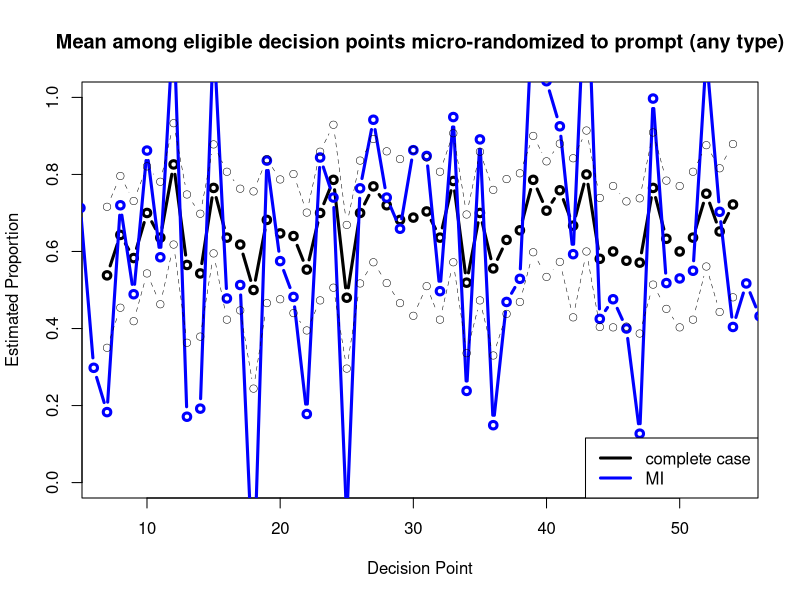
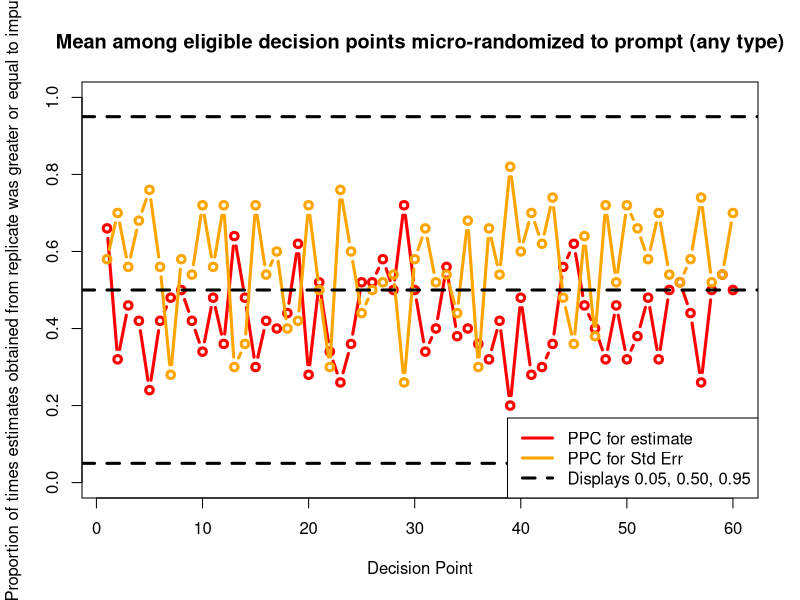
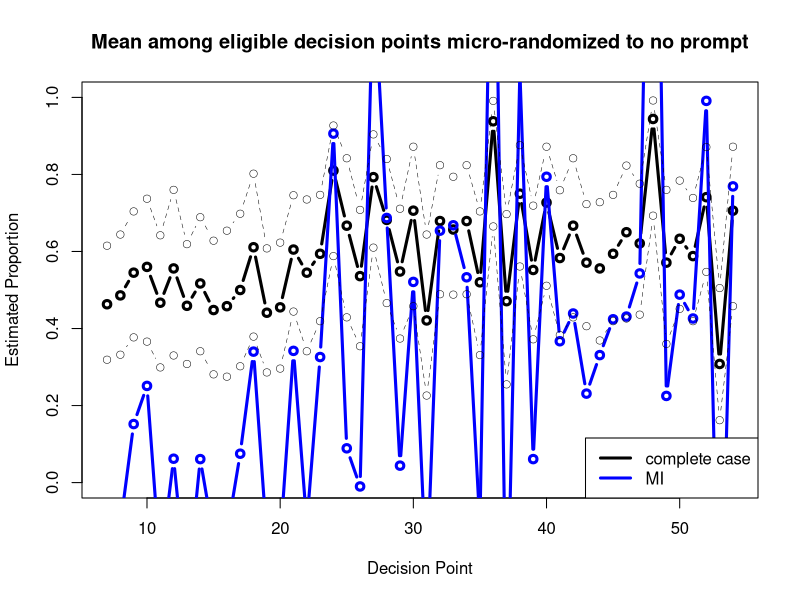
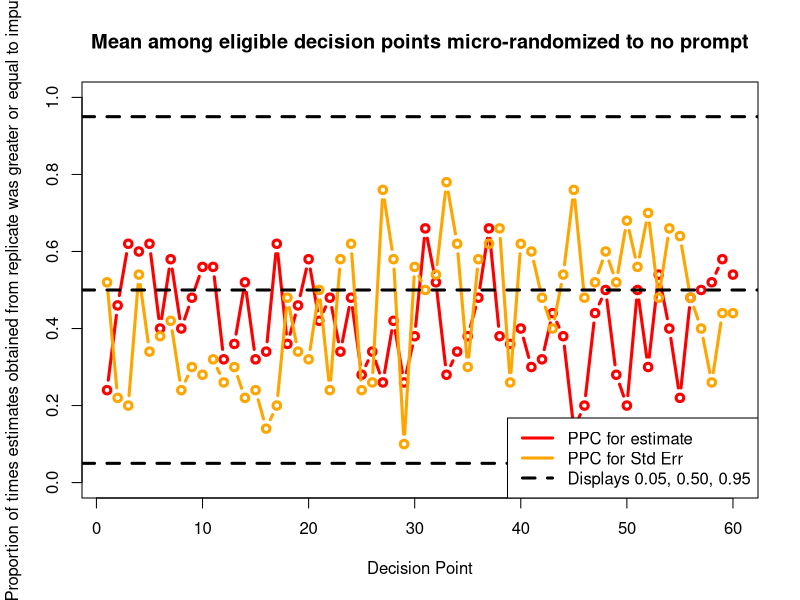
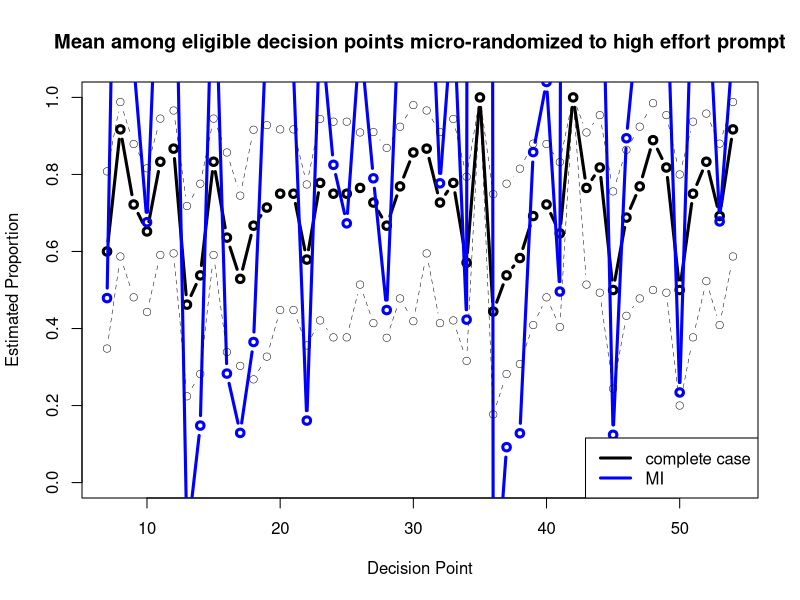
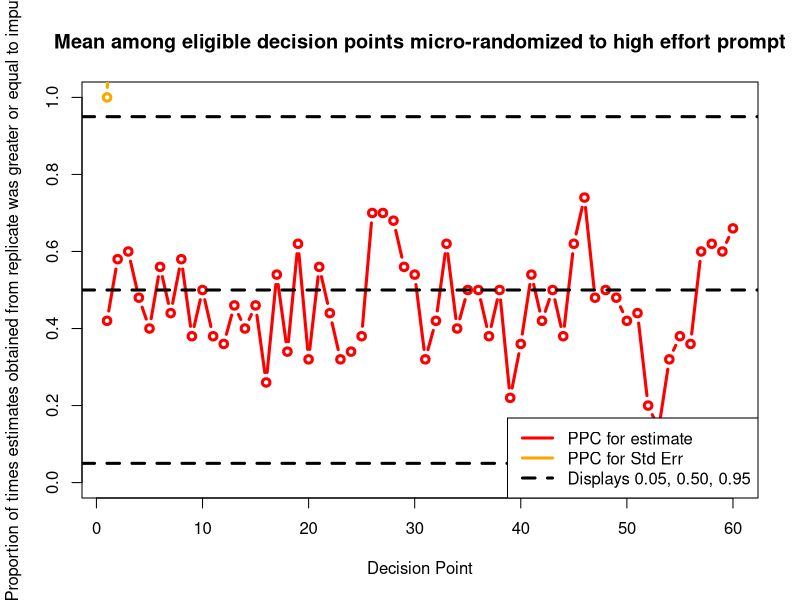
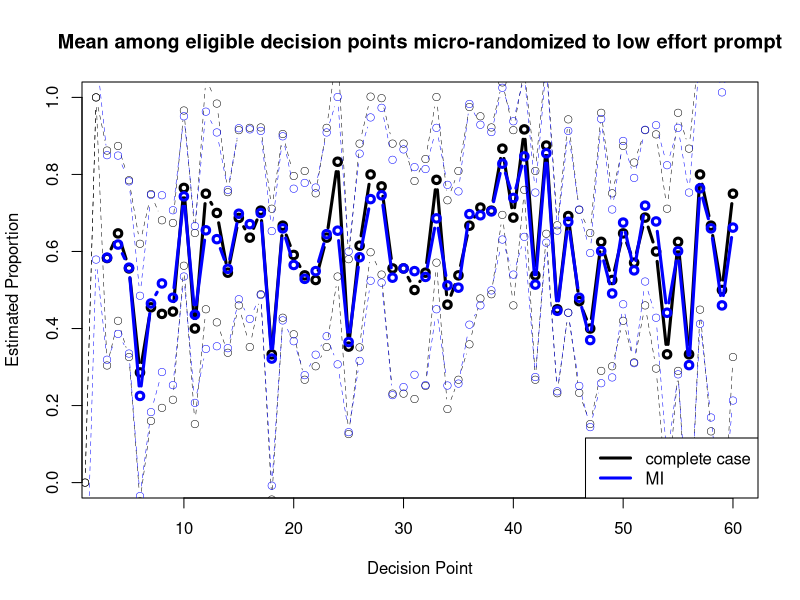
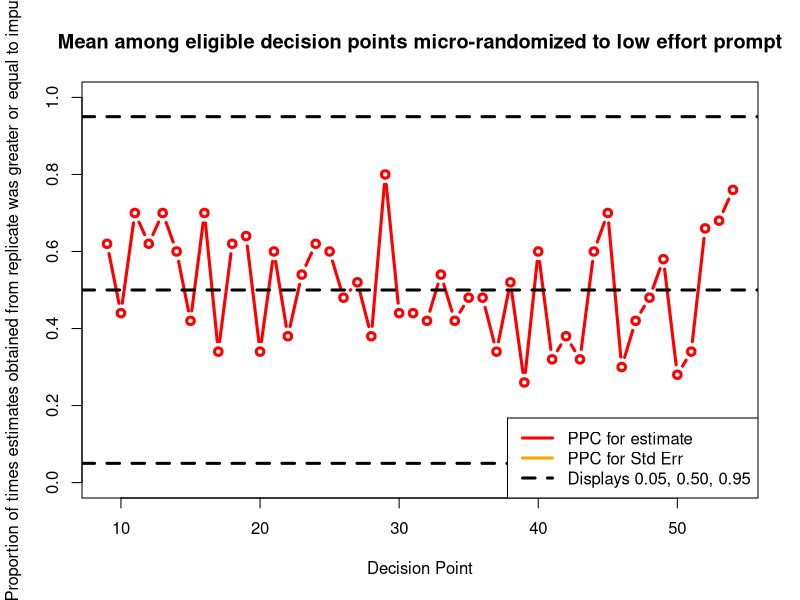

R code for these plots, in order:
cc_est_prob_prompt_by_dp <- read.csv(file = file.path("analysis-complete-case", "formatted-output", "cc_est_prob_prompt_by_dp.csv"))
cc_est_prob_no_prompt_by_dp <- read.csv(file = file.path("analysis-complete-case", "formatted-output", "cc_est_prob_no_prompt_by_dp.csv"))
cc_est_prob_high_effort_prompt_by_dp <- read.csv(file = file.path("analysis-complete-case", "formatted-output", "cc_est_prob_high_effort_prompt_by_dp.csv"))
cc_est_prob_low_effort_prompt_by_dp <- read.csv(file = file.path("analysis-complete-case", "formatted-output", "cc_est_prob_low_effort_prompt_by_dp.csv"))

dat_all_pool_stats_prompt_by_dp <- read.csv(file = file.path("analysis-multiple-imputation", "formatted-output", "dat_all_pool_stats_prompt_by_dp.csv"))
dat_all_pool_stats_no_prompt_by_dp <- read.csv(file = file.path("analysis-multiple-imputation", "formatted-output", "dat_all_pool_stats_no_prompt_by_dp.csv"))
dat_all_pool_stats_high_effort_prompt_by_dp <- read.csv(file = file.path("analysis-multiple-imputation", "formatted-output", "dat_all_pool_stats_high_effort_prompt_by_dp.csv"))
dat_all_pool_stats_low_effort_prompt_by_dp <- read.csv(file = file.path("analysis-multiple-imputation", "formatted-output", "dat_all_pool_stats_low_effort_prompt_by_dp.csv"))

dat_ppc_prompt_by_dp <- read.csv(file = file.path("analysis-multiple-imputation", "formatted-output", "dat_ppc_prompt_by_dp.csv"))
dat_ppc_no_prompt_by_dp <- read.csv(file = file.path("analysis-multiple-imputation", "formatted-output", "dat_ppc_no_prompt_by_dp.csv"))
dat_ppc_high_effort_prompt_by_dp <- read.csv(file = file.path("analysis-multiple-imputation", "formatted-output", "dat_ppc_high_effort_prompt_by_dp.csv"))
dat_ppc_low_effort_prompt_by_dp <- read.csv(file = file.path("analysis-multiple-imputation", "formatted-output", "dat_ppc_low_effort_prompt_by_dp.csv"))



###############################################################################
# Mean among eligible decision points micro-randomized to prompt (any type)
###############################################################################
plot(cc_est_prob_prompt_by_dp$decision_point, cc_est_prob_prompt_by_dp$est, type = "b", ylim = c(0,1), lwd = 3, xlab = "Decision Point", ylab = "Estimated Proportion")
lines(dat_all_pool_stats_prompt_by_dp$decision_point, dat_all_pool_stats_prompt_by_dp$Qbar, type = "b", ylim = c(0,1), lwd = 3, col = "blue")

lines(cc_est_prob_prompt_by_dp$decision_point, cc_est_prob_prompt_by_dp$conf_int_lb, type = "b", lty = 2, lwd = 0.5)
lines(cc_est_prob_prompt_by_dp$decision_point, cc_est_prob_prompt_by_dp$conf_int_ub, type = "b", lty = 2, lwd = 0.5)
lines(dat_all_pool_stats_prompt_by_dp$decision_point, dat_all_pool_stats_prompt_by_dp$Qbar_conf_int_lb, type = "b", lty = 2, lwd = 0.5, col = "blue")
lines(dat_all_pool_stats_prompt_by_dp$decision_point, dat_all_pool_stats_prompt_by_dp$Qbar_conf_int_ub, type = "b", lty = 2, lwd = 0.5, col = "blue")

legend("bottomright", legend = c("complete case", "MI"), col = c("black", "blue"), lty = c(1,1), lwd = c(3,3))
title(main = "Mean among eligible decision points micro-randomized to prompt (any type)")

plot(dat_ppc_prompt_by_dp$decision_point, dat_ppc_prompt_by_dp$ppc_est, type = "b", col = "red", ylim = c(0,1), lwd = 3, xlab = "Decision Point", ylab = "Proportion of times estimates obtained from replicate was greater or equal to imputed")
lines(dat_ppc_prompt_by_dp$decision_point, dat_ppc_prompt_by_dp$ppc_stderr, type = "b", col = "orange", ylim = c(0,1), lwd = 3)
abline(h = 0.5, lwd = 3, lty = 2)
abline(h = 0.95, lwd = 3, lty = 2)
abline(h = 0.05, lwd = 3, lty = 2)
legend("bottomright", legend = c("PPC for estimate", "PPC for Std Err","Displays 0.05, 0.50, 0.95"), col = c("red", "orange", "black"), lty = c(1,1,2), lwd = c(3,3,3))
title(main = "Mean among eligible decision points micro-randomized to prompt (any type)")

###############################################################################
# Mean among eligible decision points micro-randomized to no prompt
###############################################################################
plot(cc_est_prob_no_prompt_by_dp$decision_point, cc_est_prob_no_prompt_by_dp$est, type = "b", ylim = c(0,1), lwd = 3, xlab = "Decision Point", ylab = "Estimated Proportion")
lines(dat_all_pool_stats_no_prompt_by_dp$decision_point, dat_all_pool_stats_no_prompt_by_dp$Qbar, type = "b", ylim = c(0,1), lwd = 3, col = "blue")

lines(cc_est_prob_no_prompt_by_dp$decision_point, cc_est_prob_no_prompt_by_dp$conf_int_lb, type = "b", lty = 2, lwd = 0.5)
lines(cc_est_prob_no_prompt_by_dp$decision_point, cc_est_prob_no_prompt_by_dp$conf_int_ub, type = "b", lty = 2, lwd = 0.5)
lines(dat_all_pool_stats_no_prompt_by_dp$decision_point, dat_all_pool_stats_no_prompt_by_dp$Qbar_conf_int_lb, type = "b", lty = 2, lwd = 0.5, col = "blue")
lines(dat_all_pool_stats_no_prompt_by_dp$decision_point, dat_all_pool_stats_no_prompt_by_dp$Qbar_conf_int_ub, type = "b", lty = 2, lwd = 0.5, col = "blue")

legend("bottomright", legend = c("complete case", "MI"), col = c("black", "blue"), lty = c(1,1), lwd = c(3,3))
title(main = "Mean among eligible decision points micro-randomized to no prompt")

plot(dat_ppc_no_prompt_by_dp$decision_point, dat_ppc_no_prompt_by_dp$ppc_est, type = "b", col = "red", ylim = c(0,1), lwd = 3, xlab = "Decision Point", ylab = "Proportion of times estimates obtained from replicate was greater or equal to imputed")
lines(dat_ppc_no_prompt_by_dp$decision_point, dat_ppc_no_prompt_by_dp$ppc_stderr, type = "b", col = "orange", ylim = c(0,1), lwd = 3)
abline(h = 0.5, lwd = 3, lty = 2)
abline(h = 0.95, lwd = 3, lty = 2)
abline(h = 0.05, lwd = 3, lty = 2)
legend("bottomright", legend = c("PPC for estimate", "PPC for Std Err","Displays 0.05, 0.50, 0.95"), col = c("red", "orange", "black"), lty = c(1,1,2), lwd = c(3,3,3))
title(main = "Mean among eligible decision points micro-randomized to no prompt")

###############################################################################
# Mean among eligible decision points micro-randomized to high effort prompt
###############################################################################
plot(cc_est_prob_high_effort_prompt_by_dp$decision_point, cc_est_prob_high_effort_prompt_by_dp$est, type = "b", ylim = c(0,1), lwd = 3, xlab = "Decision Point", ylab = "Estimated Proportion")
lines(dat_all_pool_stats_high_effort_prompt_by_dp$decision_point, dat_all_pool_stats_high_effort_prompt_by_dp$Qbar, type = "b", ylim = c(0,1), lwd = 3, col = "blue")

lines(cc_est_prob_high_effort_prompt_by_dp$decision_point, cc_est_prob_high_effort_prompt_by_dp$conf_int_lb, type = "b", lty = 2, lwd = 0.5)
lines(cc_est_prob_high_effort_prompt_by_dp$decision_point, cc_est_prob_high_effort_prompt_by_dp$conf_int_ub, type = "b", lty = 2, lwd = 0.5)
lines(dat_all_pool_stats_high_effort_prompt_by_dp$decision_point, dat_all_pool_stats_high_effort_prompt_by_dp$Qbar_conf_int_lb, type = "b", lty = 2, lwd = 0.5, col = "blue")
lines(dat_all_pool_stats_high_effort_prompt_by_dp$decision_point, dat_all_pool_stats_high_effort_prompt_by_dp$Qbar_conf_int_ub, type = "b", lty = 2, lwd = 0.5, col = "blue")

legend("bottomright", legend = c("complete case", "MI"), col = c("black", "blue"), lty = c(1,1), lwd = c(3,3))
title(main = "Mean among eligible decision points micro-randomized to high effort prompt")

plot(dat_ppc_high_effort_prompt_by_dp$decision_point, dat_ppc_high_effort_prompt_by_dp$ppc_est, type = "b", col = "red", ylim = c(0,1), lwd = 3, xlab = "Decision Point", ylab = "Proportion of times estimates obtained from replicate was greater or equal to imputed")
lines(dat_ppc_high_effort_prompt_by_dp$decision_point, dat_ppc_high_effort_prompt_by_dp$ppc_stderr, type = "b", col = "orange", ylim = c(0,1), lwd = 3)
abline(h = 0.5, lwd = 3, lty = 2)
abline(h = 0.95, lwd = 3, lty = 2)
abline(h = 0.05, lwd = 3, lty = 2)
legend("bottomright", legend = c("PPC for estimate", "PPC for Std Err","Displays 0.05, 0.50, 0.95"), col = c("red", "orange", "black"), lty = c(1,1,2), lwd = c(3,3,3))
title(main = "Mean among eligible decision points micro-randomized to high effort prompt")

###############################################################################
# Mean among eligible decision points micro-randomized to low effort prompt
###############################################################################
plot(cc_est_prob_low_effort_prompt_by_dp$decision_point[-c(1:2)], cc_est_prob_low_effort_prompt_by_dp$est[-c(1:2)], type = "b", ylim = c(0,1), lwd = 3, xlab = "Decision Point", ylab = "Estimated Proportion")
lines(dat_all_pool_stats_low_effort_prompt_by_dp$decision_point[-c(1:2)], dat_all_pool_stats_low_effort_prompt_by_dp$Qbar[-c(1:2)], type = "b", ylim = c(0,1), lwd = 3, col = "blue")

lines(cc_est_prob_low_effort_prompt_by_dp$decision_point, cc_est_prob_low_effort_prompt_by_dp$conf_int_lb, type = "b", lty = 2, lwd = 0.5)
lines(cc_est_prob_low_effort_prompt_by_dp$decision_point, cc_est_prob_low_effort_prompt_by_dp$conf_int_ub, type = "b", lty = 2, lwd = 0.5)
lines(dat_all_pool_stats_low_effort_prompt_by_dp$decision_point, dat_all_pool_stats_low_effort_prompt_by_dp$Qbar_conf_int_lb, type = "b", lty = 2, lwd = 0.5, col = "blue")
lines(dat_all_pool_stats_low_effort_prompt_by_dp$decision_point, dat_all_pool_stats_low_effort_prompt_by_dp$Qbar_conf_int_ub, type = "b", lty = 2, lwd = 0.5, col = "blue")

legend("bottomright", legend = c("complete case", "MI"), col = c("black", "blue"), lty = c(1,1), lwd = c(3,3))
title(main = "Mean among eligible decision points micro-randomized to low effort prompt")

plot(dat_ppc_low_effort_prompt_by_dp$decision_point[-c(1:2)], dat_ppc_low_effort_prompt_by_dp$ppc_est[-c(1:2)], type = "b", col = "red", ylim = c(0,1), lwd = 3, xlab = "Decision Point", ylab = "Proportion of times estimates obtained from replicate was greater or equal to imputed")
lines(dat_ppc_low_effort_prompt_by_dp$decision_point[-c(1:2)], dat_ppc_low_effort_prompt_by_dp$ppc_stderr[-c(1:2)], type = "b", col = "orange", ylim = c(0,1), lwd = 3)
abline(h = 0.5, lwd = 3, lty = 2)
abline(h = 0.95, lwd = 3, lty = 2)
abline(h = 0.05, lwd = 3, lty = 2)
legend("bottomright", legend = c("PPC for estimate", "PPC for Std Err","Displays 0.05, 0.50, 0.95"), col = c("red", "orange", "black"), lty = c(1,1,2), lwd = c(3,3,3))
title(main = "Mean among eligible decision points micro-randomized to low effort prompt")

###############################################################################
# Fraction of missing information
###############################################################################
plot(dat_all_pool_stats_prompt_by_dp$decision_point, dat_all_pool_stats_prompt_by_dp$gamma, type = "b", ylim = c(0,1), lwd = 3, col = "cornflowerblue", xlab = "Decision Point", ylab = "Fraction of Missing Information")
lines(dat_all_pool_stats_no_prompt_by_dp$decision_point, dat_all_pool_stats_no_prompt_by_dp$gamma, type = "b", ylim = c(0,1), lwd = 3, col = "darkgreen")
lines(dat_all_pool_stats_high_effort_prompt_by_dp$decision_point, dat_all_pool_stats_high_effort_prompt_by_dp$gamma, type = "b", ylim = c(0,1), lwd = 3, col = "violet")
lines(dat_all_pool_stats_low_effort_prompt_by_dp$decision_point[-c(1:2)], dat_all_pool_stats_low_effort_prompt_by_dp$gamma[-c(1:2)], type = "b", ylim = c(0,1), lwd = 3, col = "gray")
legend("topleft", cex = 0.7, legend = c("Prompt (any)", "No Prompt","High Effort Prompt","Low Effort Prompt"), col = c("cornflowerblue", "darkgreen", "violet", "gray"), lty = c(1,1,1,1), lwd = c(3,3,3,3))


